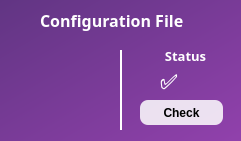
   <widget class="QFrame" name="frame_3">
    <property name="geometry">
     <rect>
      <x>930</x>
      <y>210</y>
      <width>241</width>
      <height>141</height>
     </rect>
    </property>
    <property name="styleSheet">
     <string notr="true">QFrame {
	background: qlineargradient(spread:pad, x1:0, y1:0, x2:1, y2:1, stop:0 rgba(97, 53, 131, 255), stop:1 rgba(145, 65, 172, 255));
	border-radius: 12px;
}</string>
    </property>
    <property name="frameShape">
     <enum>QFrame::StyledPanel</enum>
    </property>
    <property name="frameShadow">
     <enum>QFrame::Raised</enum>
    </property>
    <widget class="QLabel" name="label_16">
     <property name="geometry">
      <rect>
       <x>40</x>
       <y>10</y>
       <width>161</width>
       <height>21</height>
      </rect>
     </property>
     <property name="font">
      <font>
       <family>Sans Serif</family>
       <pointsize>12</pointsize>
       <weight>75</weight>
       <italic>false</italic>
       <bold>true</bold>
       <strikeout>false</strikeout>
       <kerning>true</kerning>
      </font>
     </property>
     <property name="styleSheet">
      <string notr="true">QLabel {
	text-align: center;
	background: transparent;
	color: white;
}</string>
     </property>
     <property name="text">
      <string>Configuration File</string>
     </property>
     <property name="textFormat">
      <enum>Qt::PlainText</enum>
     </property>
    </widget>
    <widget class="QLabel" name="lbl_iconOtherSettings">
     <property name="geometry">
      <rect>
       <x>30</x>
       <y>60</y>
       <width>62</width>
       <height>62</height>
      </rect>
     </property>
     <property name="styleSheet">
      <string notr="true">QLabel {
	background: transparent;
}</string>
     </property>
     <property name="pixmap">
      <pixmap>../../Downloads/settings.png</pixmap>
     </property>
     <property name="scaledContents">
      <bool>true</bool>
     </property>
    </widget>
    <widget class="QFrame" name="frame_14">
     <property name="geometry">
      <rect>
       <x>120</x>
       <y>50</y>
       <width>2</width>
       <height>80</height>
      </rect>
     </property>
     <property name="styleSheet">
      <string notr="true">QFrame {
	background: white;
}</string>
     </property>
     <property name="frameShape">
      <enum>QFrame::StyledPanel</enum>
     </property>
     <property name="frameShadow">
      <enum>QFrame::Raised</enum>
     </property>
    </widget>
    <widget class="QLabel" name="label_34">
     <property name="geometry">
      <rect>
       <x>160</x>
       <y>40</y>
       <width>51</width>
       <height>31</height>
      </rect>
     </property>
     <property name="font">
      <font>
       <family>Sans Serif</family>
       <pointsize>10</pointsize>
       <weight>75</weight>
       <italic>false</italic>
       <bold>true</bold>
       <strikeout>false</strikeout>
       <kerning>true</kerning>
      </font>
     </property>
     <property name="styleSheet">
      <string notr="true">QLabel {
	text-align: center;
	background: transparent;
	color: white;
}</string>
     </property>
     <property name="text">
      <string>Status</string>
     </property>
     <property name="textFormat">
      <enum>Qt::PlainText</enum>
     </property>
     <property name="alignment">
      <set>Qt::AlignCenter</set>
     </property>
    </widget>
    <widget class="QLabel" name="lbl_configurationFileResult">
     <property name="geometry">
      <rect>
       <x>160</x>
       <y>70</y>
       <width>41</width>
       <height>21</height>
      </rect>
     </property>
     <property name="font">
      <font>
       <family>0xProto Nerd Font</family>
       <pointsize>16</pointsize>
       <weight>75</weight>
       <italic>false</italic>
       <bold>true</bold>
       <strikeout>false</strikeout>
       <kerning>true</kerning>
      </font>
     </property>
     <property name="styleSheet">
      <string notr="true">QLabel {
	text-align: center;
	background: transparent;
	color: white;
	qproperty-alignment: AlignCenter;
}</string>
     </property>
     <property name="text">
      <string>✅️</string>
     </property>
     <property name="textFormat">
      <enum>Qt::PlainText</enum>
     </property>
    </widget>
    <widget class="QPushButton" name="btn_checkConfiguration">
     <property name="geometry">
      <rect>
       <x>140</x>
       <y>100</y>
       <width>83</width>
       <height>25</height>
      </rect>
     </property>
     <property name="cursor">
      <cursorShape>PointingHandCursor</cursorShape>
     </property>
     <property name="styleSheet">
      <string notr="true">QPushButton {
	background: rgba(255, 255, 255, 215);
	border-radius: 8px;
	font-weight: bold;
}</string>
     </property>
     <property name="text">
      <string>Check</string>
     </property>
    </widget>
   </widget>
